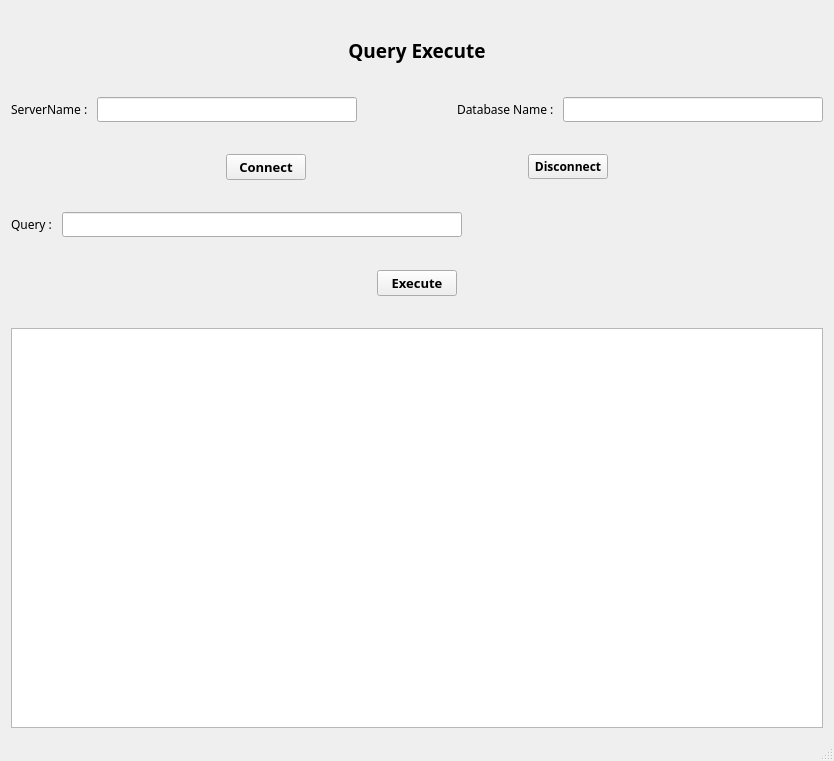
<?xml version="1.0" encoding="UTF-8"?>
<ui version="4.0">
 <class>MainWindow</class>
 <widget class="QMainWindow" name="MainWindow">
  <property name="geometry">
   <rect>
    <x>0</x>
    <y>0</y>
    <width>834</width>
    <height>761</height>
   </rect>
  </property>
  <property name="font">
   <font>
    <family>Google Sans</family>
    <pointsize>9</pointsize>
   </font>
  </property>
  <property name="windowTitle">
   <string>MainWindow</string>
  </property>
  <widget class="QWidget" name="centralWidget">
   <layout class="QVBoxLayout" name="verticalLayout">
    <item>
     <spacer name="verticalSpacer_5">
      <property name="orientation">
       <enum>Qt::Vertical</enum>
      </property>
      <property name="sizeHint" stdset="0">
       <size>
        <width>20</width>
        <height>12</height>
       </size>
      </property>
     </spacer>
    </item>
    <item>
     <widget class="QLabel" name="label">
      <property name="font">
       <font>
        <family>Google Sans</family>
        <pointsize>14</pointsize>
        <weight>75</weight>
        <bold>true</bold>
       </font>
      </property>
      <property name="text">
       <string>Query Execute</string>
      </property>
      <property name="alignment">
       <set>Qt::AlignCenter</set>
      </property>
     </widget>
    </item>
    <item>
     <spacer name="verticalSpacer_4">
      <property name="orientation">
       <enum>Qt::Vertical</enum>
      </property>
      <property name="sizeHint" stdset="0">
       <size>
        <width>20</width>
        <height>15</height>
       </size>
      </property>
     </spacer>
    </item>
    <item>
     <layout class="QHBoxLayout" name="horizontalLayout_3">
      <item>
       <layout class="QHBoxLayout" name="horizontalLayout">
        <item>
         <widget class="QLabel" name="label_2">
          <property name="font">
           <font>
            <family>Google Sans</family>
           </font>
          </property>
          <property name="text">
           <string>ServerName : </string>
          </property>
         </widget>
        </item>
        <item>
         <widget class="QLineEdit" name="lineEdit">
          <property name="minimumSize">
           <size>
            <width>260</width>
            <height>0</height>
           </size>
          </property>
         </widget>
        </item>
       </layout>
      </item>
      <item>
       <spacer name="horizontalSpacer">
        <property name="orientation">
         <enum>Qt::Horizontal</enum>
        </property>
        <property name="sizeHint" stdset="0">
         <size>
          <width>40</width>
          <height>20</height>
         </size>
        </property>
       </spacer>
      </item>
      <item>
       <layout class="QHBoxLayout" name="horizontalLayout_2">
        <item>
         <widget class="QLabel" name="label_3">
          <property name="font">
           <font>
            <family>Google Sans</family>
           </font>
          </property>
          <property name="text">
           <string>Database Name : </string>
          </property>
         </widget>
        </item>
        <item>
         <widget class="QLineEdit" name="lineEdit_2">
          <property name="minimumSize">
           <size>
            <width>260</width>
            <height>0</height>
           </size>
          </property>
         </widget>
        </item>
       </layout>
      </item>
     </layout>
    </item>
    <item>
     <spacer name="verticalSpacer">
      <property name="orientation">
       <enum>Qt::Vertical</enum>
      </property>
      <property name="sizeHint" stdset="0">
       <size>
        <width>20</width>
        <height>12</height>
       </size>
      </property>
     </spacer>
    </item>
    <item>
     <layout class="QHBoxLayout" name="horizontalLayout_7">
      <item>
       <spacer name="horizontalSpacer_6">
        <property name="orientation">
         <enum>Qt::Horizontal</enum>
        </property>
        <property name="sizeHint" stdset="0">
         <size>
          <width>40</width>
          <height>20</height>
         </size>
        </property>
       </spacer>
      </item>
      <item>
       <widget class="QPushButton" name="connectButton">
        <property name="font">
         <font>
          <family>Google Sans</family>
          <pointsize>10</pointsize>
          <weight>75</weight>
          <bold>true</bold>
         </font>
        </property>
        <property name="text">
         <string>Connect</string>
        </property>
       </widget>
      </item>
      <item>
       <spacer name="horizontalSpacer_5">
        <property name="orientation">
         <enum>Qt::Horizontal</enum>
        </property>
        <property name="sizeHint" stdset="0">
         <size>
          <width>40</width>
          <height>20</height>
         </size>
        </property>
       </spacer>
      </item>
      <item>
       <widget class="QPushButton" name="pushButton">
        <property name="font">
         <font>
          <family>Google Sans</family>
          <pointsize>9</pointsize>
          <weight>75</weight>
          <bold>true</bold>
         </font>
        </property>
        <property name="text">
         <string>Disconnect</string>
        </property>
       </widget>
      </item>
      <item>
       <spacer name="horizontalSpacer_8">
        <property name="orientation">
         <enum>Qt::Horizontal</enum>
        </property>
        <property name="sizeHint" stdset="0">
         <size>
          <width>40</width>
          <height>20</height>
         </size>
        </property>
       </spacer>
      </item>
     </layout>
    </item>
    <item>
     <spacer name="verticalSpacer_6">
      <property name="orientation">
       <enum>Qt::Vertical</enum>
      </property>
      <property name="sizeHint" stdset="0">
       <size>
        <width>20</width>
        <height>23</height>
       </size>
      </property>
     </spacer>
    </item>
    <item>
     <layout class="QHBoxLayout" name="horizontalLayout_5">
      <item>
       <layout class="QHBoxLayout" name="horizontalLayout_4">
        <item>
         <widget class="QLabel" name="label_4">
          <property name="font">
           <font>
            <family>Google Sans</family>
           </font>
          </property>
          <property name="text">
           <string>Query : </string>
          </property>
         </widget>
        </item>
        <item>
         <widget class="QLineEdit" name="lineEdit_3">
          <property name="minimumSize">
           <size>
            <width>400</width>
            <height>0</height>
           </size>
          </property>
         </widget>
        </item>
       </layout>
      </item>
      <item>
       <spacer name="horizontalSpacer_2">
        <property name="orientation">
         <enum>Qt::Horizontal</enum>
        </property>
        <property name="sizeHint" stdset="0">
         <size>
          <width>40</width>
          <height>20</height>
         </size>
        </property>
       </spacer>
      </item>
     </layout>
    </item>
    <item>
     <spacer name="verticalSpacer_2">
      <property name="orientation">
       <enum>Qt::Vertical</enum>
      </property>
      <property name="sizeHint" stdset="0">
       <size>
        <width>20</width>
        <height>15</height>
       </size>
      </property>
     </spacer>
    </item>
    <item>
     <layout class="QHBoxLayout" name="horizontalLayout_6">
      <item>
       <spacer name="horizontalSpacer_3">
        <property name="orientation">
         <enum>Qt::Horizontal</enum>
        </property>
        <property name="sizeHint" stdset="0">
         <size>
          <width>40</width>
          <height>20</height>
         </size>
        </property>
       </spacer>
      </item>
      <item>
       <widget class="QPushButton" name="execButton">
        <property name="font">
         <font>
          <family>Google Sans</family>
          <pointsize>10</pointsize>
          <weight>75</weight>
          <bold>true</bold>
         </font>
        </property>
        <property name="text">
         <string>Execute</string>
        </property>
       </widget>
      </item>
      <item>
       <spacer name="horizontalSpacer_4">
        <property name="orientation">
         <enum>Qt::Horizontal</enum>
        </property>
        <property name="sizeHint" stdset="0">
         <size>
          <width>40</width>
          <height>20</height>
         </size>
        </property>
       </spacer>
      </item>
     </layout>
    </item>
    <item>
     <spacer name="verticalSpacer_3">
      <property name="orientation">
       <enum>Qt::Vertical</enum>
      </property>
      <property name="sizeHint" stdset="0">
       <size>
        <width>20</width>
        <height>14</height>
       </size>
      </property>
     </spacer>
    </item>
    <item>
     <widget class="QTableView" name="tableView">
      <property name="minimumSize">
       <size>
        <width>0</width>
        <height>400</height>
       </size>
      </property>
      <property name="font">
       <font>
        <family>Lucida Grande</family>
        <pointsize>9</pointsize>
       </font>
      </property>
     </widget>
    </item>
   </layout>
  </widget>
  <widget class="QMenuBar" name="menuBar">
   <property name="geometry">
    <rect>
     <x>0</x>
     <y>0</y>
     <width>834</width>
     <height>21</height>
    </rect>
   </property>
  </widget>
  <widget class="QStatusBar" name="statusBar"/>
 </widget>
 <layoutdefault spacing="6" margin="11"/>
 <resources/>
 <connections/>
</ui>
